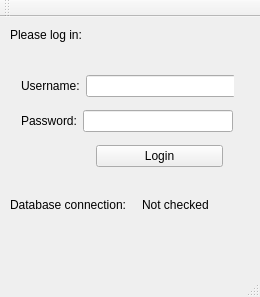
<?xml version="1.0" encoding="UTF-8"?>
<ui version="4.0">
 <class>MainWindow</class>
 <widget class="QMainWindow" name="MainWindow">
  <property name="geometry">
   <rect>
    <x>0</x>
    <y>0</y>
    <width>260</width>
    <height>297</height>
   </rect>
  </property>
  <property name="windowTitle">
   <string>MainWindow</string>
  </property>
  <widget class="QWidget" name="centralWidget">
   <widget class="QLabel" name="databasecon">
    <property name="geometry">
     <rect>
      <x>10</x>
      <y>180</y>
      <width>126</width>
      <height>16</height>
     </rect>
    </property>
    <property name="text">
     <string>Database connection: </string>
    </property>
   </widget>
   <widget class="QLabel" name="lblconnection">
    <property name="geometry">
     <rect>
      <x>142</x>
      <y>180</y>
      <width>121</width>
      <height>16</height>
     </rect>
    </property>
    <property name="text">
     <string>Not checked</string>
    </property>
   </widget>
   <widget class="QWidget" name="verticalLayoutWidget">
    <property name="geometry">
     <rect>
      <x>10</x>
      <y>40</y>
      <width>224</width>
      <height>131</height>
     </rect>
    </property>
    <layout class="QVBoxLayout" name="verticalLayout">
     <item>
      <layout class="QHBoxLayout" name="horizontalLayout">
       <item>
        <widget class="QLabel" name="username">
         <property name="text">
          <string>Username:</string>
         </property>
        </widget>
       </item>
       <item>
        <widget class="QLineEdit" name="leUsername">
         <property name="sizePolicy">
          <sizepolicy hsizetype="Fixed" vsizetype="Fixed">
           <horstretch>0</horstretch>
           <verstretch>0</verstretch>
          </sizepolicy>
         </property>
         <property name="minimumSize">
          <size>
           <width>150</width>
           <height>0</height>
          </size>
         </property>
        </widget>
       </item>
      </layout>
     </item>
     <item>
      <layout class="QHBoxLayout" name="horizontalLayout_2">
       <item>
        <widget class="QLabel" name="password">
         <property name="text">
          <string>Password:</string>
         </property>
        </widget>
       </item>
       <item>
        <widget class="QLineEdit" name="lePassword">
         <property name="sizePolicy">
          <sizepolicy hsizetype="Fixed" vsizetype="Fixed">
           <horstretch>47</horstretch>
           <verstretch>0</verstretch>
          </sizepolicy>
         </property>
         <property name="minimumSize">
          <size>
           <width>150</width>
           <height>0</height>
          </size>
         </property>
        </widget>
       </item>
      </layout>
     </item>
     <item>
      <layout class="QHBoxLayout" name="horizontalLayout_3">
       <item>
        <spacer name="horizontalSpacer">
         <property name="orientation">
          <enum>Qt::Horizontal</enum>
         </property>
         <property name="sizeType">
          <enum>QSizePolicy::Fixed</enum>
         </property>
         <property name="sizeHint" stdset="0">
          <size>
           <width>75</width>
           <height>20</height>
          </size>
         </property>
        </spacer>
       </item>
       <item>
        <widget class="QPushButton" name="Login">
         <property name="text">
          <string>Login</string>
         </property>
        </widget>
       </item>
      </layout>
     </item>
    </layout>
   </widget>
   <widget class="QLabel" name="lblTitle">
    <property name="geometry">
     <rect>
      <x>10</x>
      <y>10</y>
      <width>231</width>
      <height>16</height>
     </rect>
    </property>
    <property name="text">
     <string>Please log in:</string>
    </property>
   </widget>
  </widget>
  <widget class="QMenuBar" name="menuBar">
   <property name="geometry">
    <rect>
     <x>0</x>
     <y>0</y>
     <width>260</width>
     <height>26</height>
    </rect>
   </property>
  </widget>
  <widget class="QToolBar" name="mainToolBar">
   <attribute name="toolBarArea">
    <enum>TopToolBarArea</enum>
   </attribute>
   <attribute name="toolBarBreak">
    <bool>false</bool>
   </attribute>
  </widget>
  <widget class="QStatusBar" name="statusBar"/>
 </widget>
 <layoutdefault spacing="6" margin="11"/>
 <resources/>
 <connections/>
</ui>
